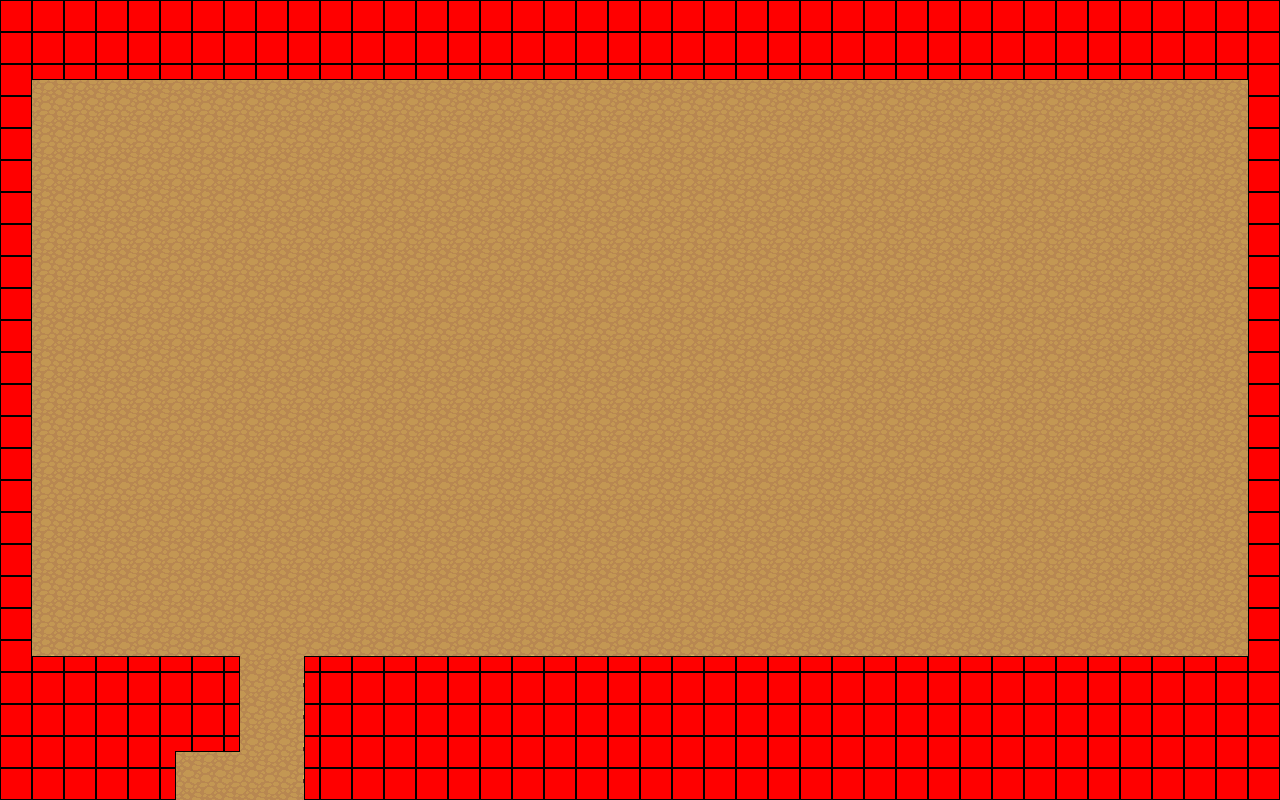

The image is a tile-based game level rendered from a .tmx file. Its description and source (layers, tilesets, objects; grid data summarised) follow:
An orthogonal 40x25 tile map with 32x32 px tiles, 7 tile layers (sol, fond, mur, background, ...), 2 tilesets and 1 object (changementMap).

<map version="1.4" tiledversion="1.4.3" orientation="orthogonal" renderorder="right-down" compressionlevel="0" width="40" height="25" tilewidth="32" tileheight="32" infinite="0" nextlayerid="9" nextobjectid="2">
 <properties>
  <property name="nbMob" type="int" value="5" />
  <property name="niveau" type="int" value="3" />
 </properties>
 <tileset firstgid="1" source="tile_base_out_atlas.tsx" />
 <tileset firstgid="1025" source="tile_colision.tsx" />
 <layer id="3" name="sol" width="40" height="25">
  <data>[1000 cells, 910 non-empty, 3 distinct tile ids]</data>
 </layer>
 <layer id="1" name="fond" width="40" height="25">
  <data>[1000 cells, 22 non-empty, 4 distinct tile ids]</data>
 </layer>
 <layer id="2" name="mur" width="40" height="25">
  <data>[1000 cells, 148 non-empty, 11 distinct tile ids]</data>
 </layer>
 <layer id="4" name="background" width="40" height="25">
  <data>[1000 cells, 0 non-empty, 0 distinct tile ids]</data>
 </layer>
 <layer id="5" name="overground" width="40" height="25">
  <data>[1000 cells, 37 non-empty, 3 distinct tile ids]</data>
 </layer>
 <layer id="6" name="overground 2" width="40" height="25">
  <data>[1000 cells, 0 non-empty, 0 distinct tile ids]</data>
 </layer>
 <layer id="7" name="logique" width="40" height="25">
  <data>[1000 cells, 347 non-empty, 9 distinct tile ids]</data>
 </layer>
 <objectgroup id="8" name="trigger">
  <object id="1" type="changementMap" x="162" y="764" width="156" height="36">
   <properties>
    <property name="destiMap" value="map_desert.tmx" />
    <property name="destiX" type="int" value="380" />
    <property name="destiY" type="int" value="150" />
   </properties>
  </object>
 </objectgroup>
</map>
